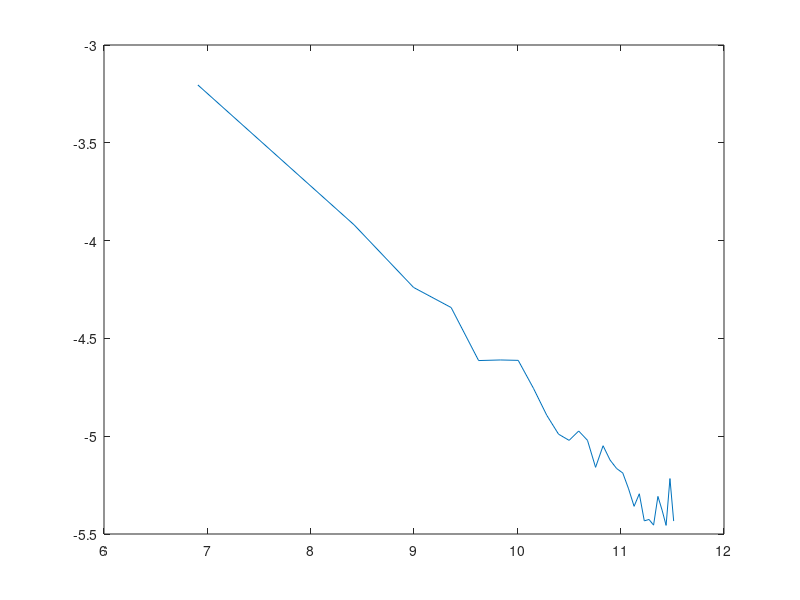

MATLAB code to generate this figure:
numTestPoints = 29;
testPoints = round(linspace(1000,100000,numTestPoints));
error = zeros(size(testPoints));
testRuns = 100;
for i = 1:numTestPoints
    for k = 1:testRuns
        numPoints = testPoints(i);
        points = rand(numPoints,2);
        points = 2*(points-.5);
        pointsNorm = hypot(points(:,1),points(:,2));
        InCircle = find(pointsNorm < 1);
        area(k) = 4*length(InCircle)/numPoints;
    end
    error(i) = mean(abs(area-pi));
end
size(error)
size(testPoints)

plot(log(testPoints),log(error))
estimate = [log(testPoints); ones(size(testPoints))]'\log(error');
convergenceRate = estimate(1)